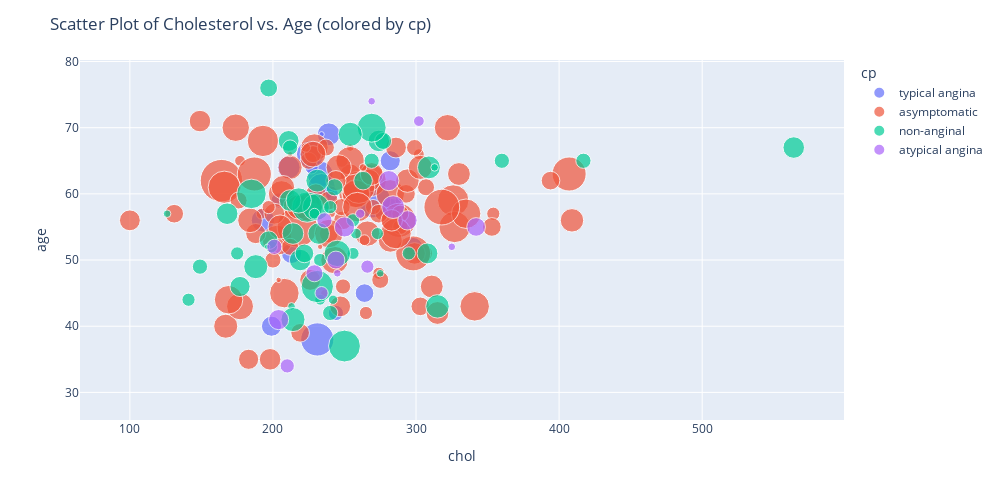

Notebook code cell kept with this figure:
### Code cell
import plotly.express as px


fig = px.scatter(df, x='chol', y='age', color='cp', size = 'oldpeak', size_max = 30, hover_name = 'exang') 
fig.update_layout(width=1000, height=500)
fig.update_layout(title_text='Scatter Plot of Cholesterol vs. Age (colored by cp)')

### Figure 1 — Plotly figure (JSON) as saved in the notebook; plotly's stock layout.template omitted (floating-point values rounded to 4 significant figures; data arrays with more than 128 entries replaced by an {"elided": "..."} marker saying what was removed)
{"data": [{"hovertemplate": "<b>%{hovertext}</b><br><br>cp=typical angina<br>chol=%{x}<br>age=%{y}<br>oldpeak=%{marker.size}<extra></extra>", "hovertext": [false, true, false, false, false, true, true, false, false, false, false, false, false, false, false, false, true, false, false, false, false, false, false], "legendgroup": "typical angina", "marker": {"color": "#636efa", "size": [2.3, 1.8, 1, 2.6, 1.8, 1.4, 1.4, 0, 0, 1.4, 0.2, 1.2, 0.8, 4.2, 0.1, 0, 3.8, 1.9, 2.6, 0.9, 0.8, 0.6, 1.2], "sizemode": "area", "sizeref": 0.006889, "symbol": "circle"}, "mode": "markers", "name": "typical angina", "orientation": "v", "showlegend": true, "type": "scatter", "x": [233, 211, 283, 226, 239, 199, 213, 182, 186, 282, 288, 298, 244, 270, 234, 273, 231, 193, 234, 240, 204, 227, 264], "xaxis": "x", "y": [63, 64, 58, 66, 69, 40, 51, 34, 52, 65, 59, 52, 42, 59, 69, 59, 38, 56, 61, 60, 59, 64, 45], "yaxis": "y"}, {"hovertemplate": "<b>%{hovertext}</b><br><br>cp=asymptomatic<br>chol=%{x}<br>age=%{y}<br>oldpeak=%{marker.size}<extra></extra>", "hovertext": {"elided": "144 bool values"}, "legendgroup": "asymptomatic", "marker": {"color": "#EF553B", "size": {"elided": "144 float values"}, "sizemode": "area", "sizeref": 0.006889, "symbol": "circle"}, "mode": "markers", "name": "asymptomatic", "orientation": "v", "showlegend": true, "type": "scatter", "x": {"elided": "144 int values"}, "xaxis": "x", "y": {"elided": "144 int values"}, "yaxis": "y"}, {"hovertemplate": "<b>%{hovertext}</b><br><br>cp=non-anginal<br>chol=%{x}<br>age=%{y}<br>oldpeak=%{marker.size}<extra></extra>", "hovertext": [false, true, false, false, false, false, false, false, false, true, true, false, false, false, false, false, false, false, true, false, false, false, false, false, false, false, false, true, false, false, false, false, false, false, false, false, false, false, false, true, false, true, false, false, true, true, false, false, false, false, false, false, false, true, false, false, false, false, false, false, false, false, false, false, true, false, false, false, false, false, false, false, false, false, false, false, false, false, false, false, false, false, false], "legendgroup": "non-anginal", "marker": {"color": "#00cc96", "size": [3.5, 0.6, 0.5, 1.6, 0.2, 3.2, 1.6, 0, 0, 0.4, 1, 1.6, 2.5, 0.6, 0.8, 1.2, 0.6, 0.5, 1.4, 0, 3, 1.6, 3.6, 0.8, 0.8, 1.5, 0, 1.6, 0, 0, 0.5, 1.8, 0.6, 0, 0, 2, 0.4, 1.2, 0, 1.2, 0.4, 0, 0.2, 2.4, 1.8, 0.6, 0, 0, 0, 1.6, 1, 1.6, 0, 2.9, 1.9, 0, 0.8, 2, 0, 1.5, 0.2, 0.2, 0, 2, 0, 0, 0, 0, 0.1, 0.8, 0, 0, 0.6, 0, 1.1, 0.3, 0, 2.2, 0, 0, 0, 0, 0.8], "sizemode": "area", "sizeref": 0.006889, "symbol": "circle"}, "mode": "markers", "name": "non-anginal", "orientation": "v", "showlegend": true, "type": "scatter", "x": [250, 256, 199, 168, 275, 224, 219, 340, 335, 233, 243, 212, 230, 175, 417, 197, 233, 273, 177, 304, 185, 232, 231, 269, 360, 308, 321, 274, 235, 257, 256, 231, 141, 252, 265, 188, 229, 263, 211, 222, 258, 227, 213, 245, 309, 240, 243, 250, 318, 564, 277, 214, 255, 269, 315, 246, 240, 254, 196, 211, 126, 313, 215, 214, 268, 267, 199, 277, 196, 149, 201, 178, 295, 209, 197, 242, 226, 218, 180, 278, 220, 253, 212], "xaxis": "x", "y": [37, 56, 52, 57, 48, 58, 50, 58, 64, 44, 61, 59, 58, 51, 65, 53, 50, 54, 46, 54, 60, 54, 46, 65, 65, 51, 39, 68, 44, 47, 51, 62, 44, 63, 71, 49, 57, 62, 58, 51, 54, 51, 43, 51, 64, 58, 47, 41, 60, 67, 68, 54, 48, 70, 43, 53, 42, 69, 50, 68, 57, 64, 37, 41, 41, 54, 39, 67, 52, 49, 54, 60, 51, 42, 76, 44, 44, 59, 42, 66, 39, 47, 67], "yaxis": "y"}, {"hovertemplate": "<b>%{hovertext}</b><br><br>cp=atypical angina<br>chol=%{x}<br>age=%{y}<br>oldpeak=%{marker.size}<extra></extra>", "hovertext": [false, false, false, false, false, false, false, false, false, false, false, false, false, false, false, false, false, false, false, false, true, false, false, false, true, false, false, true, false, false, false, false, false, true, false, false, false, false, false, false, false, false, false, false, false, false, false, false, false], "legendgroup": "atypical angina", "marker": {"color": "#ab63fa", "size": [1.4, 0.8, 1.3, 0, 1, 0.6, 1.8, 0.4, 0, 0, 0.2, 0.2, 0.8, 0, 0, 0.6, 0, 0, 1.4, 1.4, 0, 0, 0, 0, 0, 0, 0, 0, 0, 1.1, 0, 0, 0.7, 0.2, 0, 0, 0, 0, 0, 0, 0.3, 0, 0, 0, 0, 0, 1.2, 0, 0], "sizemode": "area", "sizeref": 0.006889, "symbol": "circle"}, "mode": "markers", "name": "atypical angina", "orientation": "v", "showlegend": true, "type": "scatter", "x": [204, 236, 294, 263, 229, 266, 284, 302, 198, 219, 245, 325, 201, 309, 203, 234, 220, 204, 250, 281, 221, 205, 308, 197, 288, 160, 195, 246, 283, 244, 262, 204, 210, 269, 271, 295, 235, 306, 208, 245, 261, 319, 232, 192, 221, 240, 342, 157, 236], "xaxis": "x", "y": [41, 56, 56, 44, 48, 49, 58, 71, 41, 44, 48, 52, 52, 54, 41, 45, 44, 29, 55, 62, 59, 52, 45, 46, 54, 45, 63, 66, 54, 50, 55, 46, 34, 74, 49, 42, 41, 41, 62, 70, 57, 58, 57, 35, 56, 56, 55, 41, 57], "yaxis": "y"}], "layout": {"height": 500, "legend": {"itemsizing": "constant", "title": {"text": "cp"}, "tracegroupgap": 0}, "margin": {"t": 60}, "title": {"text": "Scatter Plot of Cholesterol vs. Age (colored by cp)"}, "width": 1000, "xaxis": {"anchor": "y", "domain": [0, 1], "title": {"text": "chol"}}, "yaxis": {"anchor": "x", "domain": [0, 1], "title": {"text": "age"}}}}
